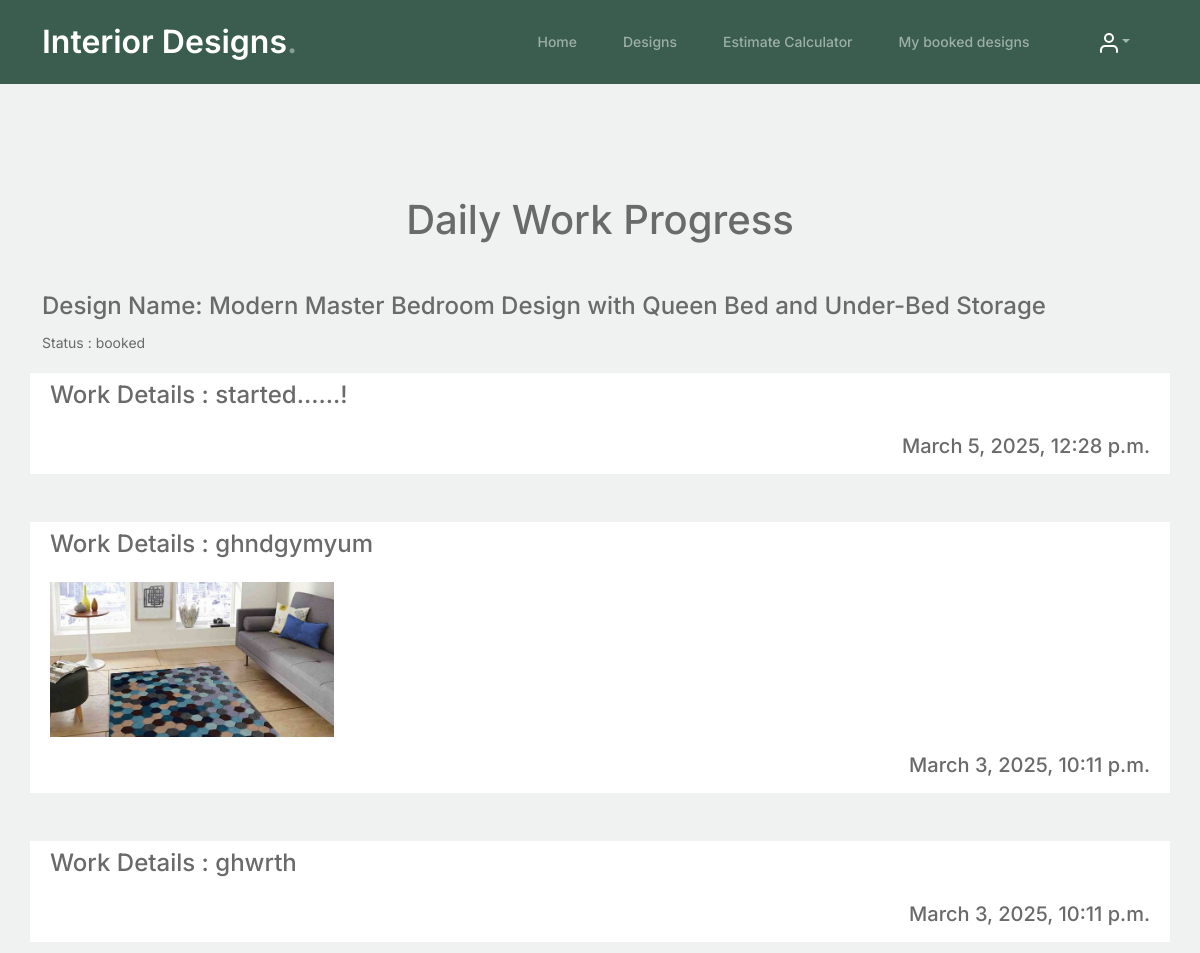
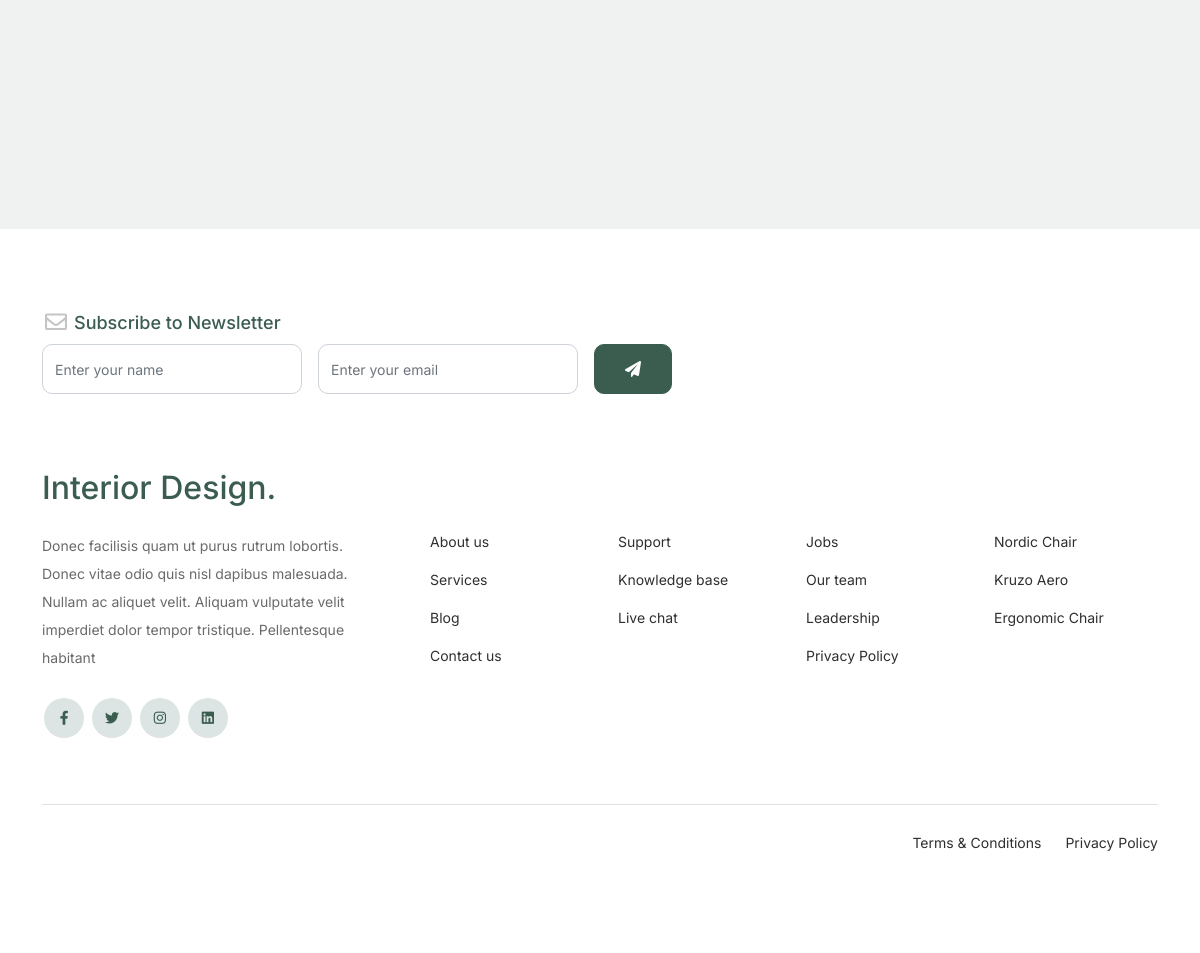
Screenshot of /DesignApp/daily_progress/11/ with the database file from the repository (2 pictures, top to bottom).
### DesignApp/models.py (models this page shows, shortened)
class ConsultDb(models.Model):
    STATUS_CHOICES = [
        ('consult', 'Consult'),
        ('booked', 'Booked'),
        ('completed', 'Completed'),
    ]
    name = models.CharField(max_length=100)
    email = models.EmailField()
    mobile = models.CharField(max_length=15)
    location = models.CharField(max_length=255)
    design_id = models.IntegerField()
    design_category = models.CharField(max_length=100)
    design_name = models.CharField(max_length=100)
    design_estimate = models.DecimalField(max_digits=10, decimal_places=2)
    design_dimension = models.CharField(max_length=100)
    created_at = models.DateTimeField(auto_now_add=True)
    username = models.CharField(max_length=100, null=True, blank=True)
    status = models.CharField(
        max_length=10,
        choices=STATUS_CHOICES,
        default='consult',  # Default to 'consult'
    )

### AdminApp/models.py (models this page shows)
class DailyProgressDb(models.Model):
    WorkDetails = models.CharField(max_length=200, null=True, blank=True)
    WorkImage = models.ImageField(upload_to="Working progress", null=True, blank=True)
    consult = models.ForeignKey(ConsultDb, on_delete=models.CASCADE)
    TimeStamp = models.DateTimeField(auto_now_add=True)

### DesignApp/views.py (the view)
# urls.py: path('daily_progress/<int:c_id>/', views.daily_progress, name="daily_progress"),
def daily_progress(request, c_id):
    consult = ConsultDb.objects.get(id=c_id)
    design = DailyProgressDb.objects.filter(consult=consult).order_by('-TimeStamp')
    return render(request, "design_daily_progress.html", {'design': design, 'consult': consult})

### DesignApp/templates/design_daily_progress.html (shortened to what this page needs)
<!doctype html>
{%load static %}
<html lang="en">
<head>
    <link href="{% static 'designstyles/css/bootstrap.min.css' %}" rel="stylesheet">
    <link href="https://cdnjs.cloudflare.com/ajax/libs/font-awesome/6.0.0-beta3/css/all.min.css" rel="stylesheet">
    <link href="{% static 'designstyles/css/tiny-slider.css' %}" rel="stylesheet">
    <link href="{% static 'designstyles/css/style.css' %}" rel="stylesheet">
</head>
<body>
<nav class="custom-navbar navbar navbar navbar-expand-md navbar-dark bg-dark" aria-label="Furni navigation bar">
    <div class="container">
        <a class="navbar-brand" href="">Interior Designs<span>.</span></a>
        <div class="collapse navbar-collapse" id="navbarsFurni">
            <ul class="custom-navbar-nav navbar-nav ms-auto mb-2 mb-md-0">
                <li class="nav-item ">
                    <a class="nav-link" href="{% url 'home' %}">Home</a>
                </li>
                <li class="nav-item ">
                    <a class="nav-link" href="{% url 'category_page' %}">Designs</a>
                </li>
                 <li class="nav-item ">
                    <a class="nav-link" href="{% url 'estimate_page' %}">Estimate Calculator</a>
                </li>
                <li class="nav-item ">
                    <a class="nav-link" href="{% url 'booked_design_page' %}">My booked designs</a>
                </li>
            </ul>
            <ul class="custom-navbar-cta navbar-nav mb-2 mb-md-0 ms-5">
                <li class="nav-item dropdown">
                    <a class="nav-link dropdown-toggle" data-bs-toggle="dropdown" href="#" role="button"
                       aria-expanded="false"><img src="{% static 'designstyles/images/user.svg' %}"></a>
                </li>
            </ul>
        </div>
    </div>
</nav>
<div class="untree_co-section product-section before-footer-section">
    <div class="container">
        <h1 class="text-center mb-5">Daily Work Progress</h1>
        <h4>Design Name: {{consult.design_name}}</h4>
        <p>Status : {{consult.status}}</p>
        {% for d in design %}
        <div class="row">
            <div class="col-12   mb-5 bg-white">
                <h4 class="product-title p-2">Work Details : {{d.WorkDetails}}</h4>
                {% if d.WorkImage %}
                <img src="{{d.WorkImage.url}}" width="300px" class="p-2">
                {% endif %}
                <h5 class="product-title p-2 d-flex justify-content-end">{{d.TimeStamp}}</h5>
            </div>
        </div>
        {% endfor %}
    </div>
</div>
<footer class="footer-section">
    <div class="container relative">
        <div class="row">
            <div class="col-lg-8">
                <div class="subscription-form">
                    <h3 class="d-flex align-items-center"><span class="me-1"><img
                            src="{% static 'designstyles/images/envelope-outline.svg' %}" alt="Image" class="img-fluid"></span><span>Subscribe to Newsletter</span>
                    </h3>
                    <form action="#" class="row g-3">
                        <div class="col-auto">
                            <input type="text" class="form-control" placeholder="Enter your name">
                        </div>
                        <div class="col-auto">
                            <input type="email" class="form-control" placeholder="Enter your email">
                        </div>
                        <div class="col-auto">
                            <button class="btn btn-primary">
                                <span class="fa fa-paper-plane"></span>
                            </button>
                        </div>
                    </form>
                </div>
            </div>
        </div>
        <div class="row g-5 mb-5">
            <div class="col-lg-4">
                <div class="mb-4 footer-logo-wrap"><a href="#" class="footer-logo">Interior Design<span>.</span></a>
                </div>
                <p class="mb-4">Donec facilisis quam ut purus rutrum lobortis. Donec vitae odio quis nisl dapibus
                    malesuada. Nullam ac aliquet velit. Aliquam vulputate velit imperdiet dolor tempor tristique.
                    Pellentesque habitant</p>
                <ul class="list-unstyled custom-social">
                    <li><a href="#"><span class="fa fa-brands fa-facebook-f"></span></a></li>
                    <li><a href="#"><span class="fa fa-brands fa-twitter"></span></a></li>
                    <li><a href="#"><span class="fa fa-brands fa-instagram"></span></a></li>
                    <li><a href="#"><span class="fa fa-brands fa-linkedin"></span></a></li>
                </ul>
            </div>
            <div class="col-lg-8">
                <div class="row links-wrap">
                    <div class="col-6 col-sm-6 col-md-3">
                        <ul class="list-unstyled">
                            <li><a href="#">About us</a></li>
                            <li><a href="#">Services</a></li>
                            <li><a href="#">Blog</a></li>
                            <li><a href="#">Contact us</a></li>
                        </ul>
                    </div>
                    <div class="col-6 col-sm-6 col-md-3">
                        <ul class="list-unstyled">
                            <li><a href="#">Support</a></li>
                            <li><a href="#">Knowledge base</a></li>
                            <li><a href="#">Live chat</a></li>
                        </ul>
                    </div>
                    <div class="col-6 col-sm-6 col-md-3">
                        <ul class="list-unstyled">
                            <li><a href="#">Jobs</a></li>
                            <li><a href="#">Our team</a></li>
                            <li><a href="#">Leadership</a></li>
                            <li><a href="#">Privacy Policy</a></li>
                        </ul>
                    </div>
                    <div class="col-6 col-sm-6 col-md-3">
                        <ul class="list-unstyled">
                            <li><a href="#">Nordic Chair</a></li>
                            <li><a href="#">Kruzo Aero</a></li>
                            <li><a href="#">Ergonomic Chair</a></li>
                        </ul>
                    </div>
                </div>
            </div>
        </div>
        <div class="border-top copyright">
            <div class="row pt-4">
                <div class="col-lg-6">
                </div>
                <div class="col-lg-6 text-center text-lg-end">
                    <ul class="list-unstyled d-inline-flex ms-auto">
                        <li class="me-4"><a href="#">Terms &amp; Conditions</a></li>
                        <li><a href="#">Privacy Policy</a></li>
                    </ul>
                </div>
            </div>
        </div>
    </div>
</footer>
</body>
</html>

### DesignApp/static/designstyles/css/style.css (style rules this page uses)
body { overflow-x: hidden; position: relative; }
body { font-family: "Inter", sans-serif; font-weight: 400; line-height: 28px; color: #6a6a6a; font-size: 14px; background-color: #eff2f1; }
a { text-decoration: none; -webkit-transition: .3s all ease; -o-transition: .3s all ease; transition: .3s all ease; color: #2f2f2f; text-decoration: underline; }
.custom-navbar { background: #3b5d50 !important; padding-top: 20px; padding-bottom: 20px; }
.custom-navbar .navbar-brand { font-size: 32px; font-weight: 600; }
.custom-navbar .navbar-brand > span { opacity: .4; }
@media (min-width: 992px) { .custom-navbar .custom-navbar-nav li { margin-left: 15px; margin-right: 15px; } }
.custom-navbar .custom-navbar-nav li a { font-weight: 500; color: #ffffff !important; opacity: .5; -webkit-transition: .3s all ease; -o-transition: .3s all ease; transition: .3s all ease; position: relative; }
@media (min-width: 768px) { .custom-navbar .custom-navbar-nav li a:before { content: ""; position: absolute; bottom: 0; left: 8px; right: 8px; background: #f9bf29; height: 5px; opacity: 1; visibility: visible; width: 0; -webkit-transition: .15s all ease-out; -o-transition: .15s all ease-out; transition: .15s all ease-out; } }
.custom-navbar .custom-navbar-cta { margin-left: 0 !important; -webkit-box-orient: horizontal; -webkit-box-direction: normal; -ms-flex-direction: row; flex-direction: row; }
@media (min-width: 768px) { .custom-navbar .custom-navbar-cta { margin-left: 40px !important; } }
.custom-navbar .custom-navbar-cta li { margin-left: 0px; margin-right: 0px; }
.custom-navbar .custom-navbar-cta li:first-child { margin-right: 20px; }
.btn { font-weight: 600; padding: 12px 30px; border-radius: 30px; color: #ffffff; background: #2f2f2f; border-color: #2f2f2f; }
.btn.btn-primary { background: #3b5d50; border-color: #3b5d50; }
.product-section { padding: 7rem 0; }
.before-footer-section { padding: 7rem 0 12rem 0 !important; }
.footer-section { padding: 80px 0; background: #ffffff; }
.footer-section .relative { position: relative; }
.footer-section a { text-decoration: none; color: #2f2f2f; -webkit-transition: .3s all ease; -o-transition: .3s all ease; transition: .3s all ease; }
.footer-section .subscription-form { margin-bottom: 40px; position: relative; z-index: 2; margin-top: 100px; }
@media (min-width: 992px) { .footer-section .subscription-form { margin-top: 0px; margin-bottom: 80px; } }
.footer-section .subscription-form h3 { font-size: 18px; font-weight: 500; color: #3b5d50; }
.footer-section .subscription-form .form-control { height: 50px; border-radius: 10px; font-family: "Inter", sans-serif; }
.footer-section .subscription-form .btn { border-radius: 10px !important; }
.footer-section .links-wrap { margin-top: 0px; }
@media (min-width: 992px) { .footer-section .links-wrap { margin-top: 54px; } }
.footer-section .links-wrap ul li { margin-bottom: 10px; }
.footer-section .footer-logo-wrap .footer-logo { font-size: 32px; font-weight: 500; text-decoration: none; color: #3b5d50; }
.footer-section .custom-social li { margin: 2px; display: inline-block; }
.footer-section .custom-social li a { width: 40px; height: 40px; text-align: center; line-height: 40px; display: inline-block; background: #dce5e4; color: #3b5d50; border-radius: 50%; }
.footer-section .border-top { border-color: #dce5e4; }
.footer-section .border-top.copyright { font-size: 14px !important; }
.untree_co-section { padding: 7rem 0; }
.form-control { height: 50px; border-radius: 10px; font-family: "Inter", sans-serif; }

### rows the page displays
ConsultDb: design_name "Modern Master Bedroom Design with Queen Bed and Under-Bed Storage", status "booked"
DailyProgressDb: WorkDetails "started......!", TimeStamp "March 5, 2025, 12:28 p.m."
DailyProgressDb: WorkDetails "ghndgymyum", WorkImage (picture), TimeStamp "March 3, 2025, 10:11 p.m."
DailyProgressDb: WorkDetails "ghwrth", TimeStamp "March 3, 2025, 10:11 p.m."
